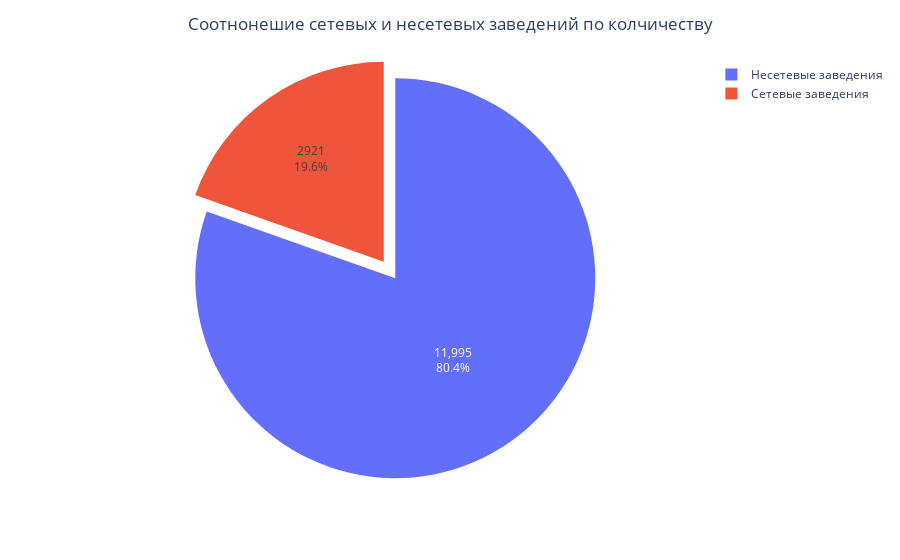

The notebook cell this image was saved under:
### Code cell
#Зададим функцию, которая поможет с переименованием легенды, честно найденой на просторах интернета
def new_legend(fig, new_names):
    for item in new_names:
        for i, elem in enumerate(fig.data[0].labels):
            if elem == item:
                fig.data[0].labels[i] = new_names[item]
    return(fig)

#И построем саму круговую диаграмму
fig = px.pie(chain, values='id', names='chain')
fig.update_layout(title_text='Соотнонешие сетевых и несетевых заведений по колчичеству', title_x=0.5)
fig.update_traces(pull=0.05)
fig = new_legend(fig = fig, new_names = {'нет':'Несетевые заведения',
                                       'да' : 'Сетевые заведения'})
fig.update_traces(textposition='inside', textinfo='percent+value')
fig.show()

### Figure 1 — Plotly figure (JSON) as saved in the notebook; plotly's stock layout.template omitted (floating-point values rounded to 4 significant figures)
{"data": [{"domain": {"x": [0, 1], "y": [0, 1]}, "hovertemplate": "chain=%{label}<br>id=%{value}<extra></extra>", "labels": ["Сетевые заведения", "Несетевые заведения"], "legendgroup": "", "name": "", "pull": 0.05, "showlegend": true, "textinfo": "percent+value", "textposition": "inside", "type": "pie", "values": [2921, 11995]}], "layout": {"legend": {"tracegroupgap": 0}, "margin": {"t": 60}, "title": {"text": "Соотнонешие сетевых и несетевых заведений по колчичеству", "x": 0.5}}}
